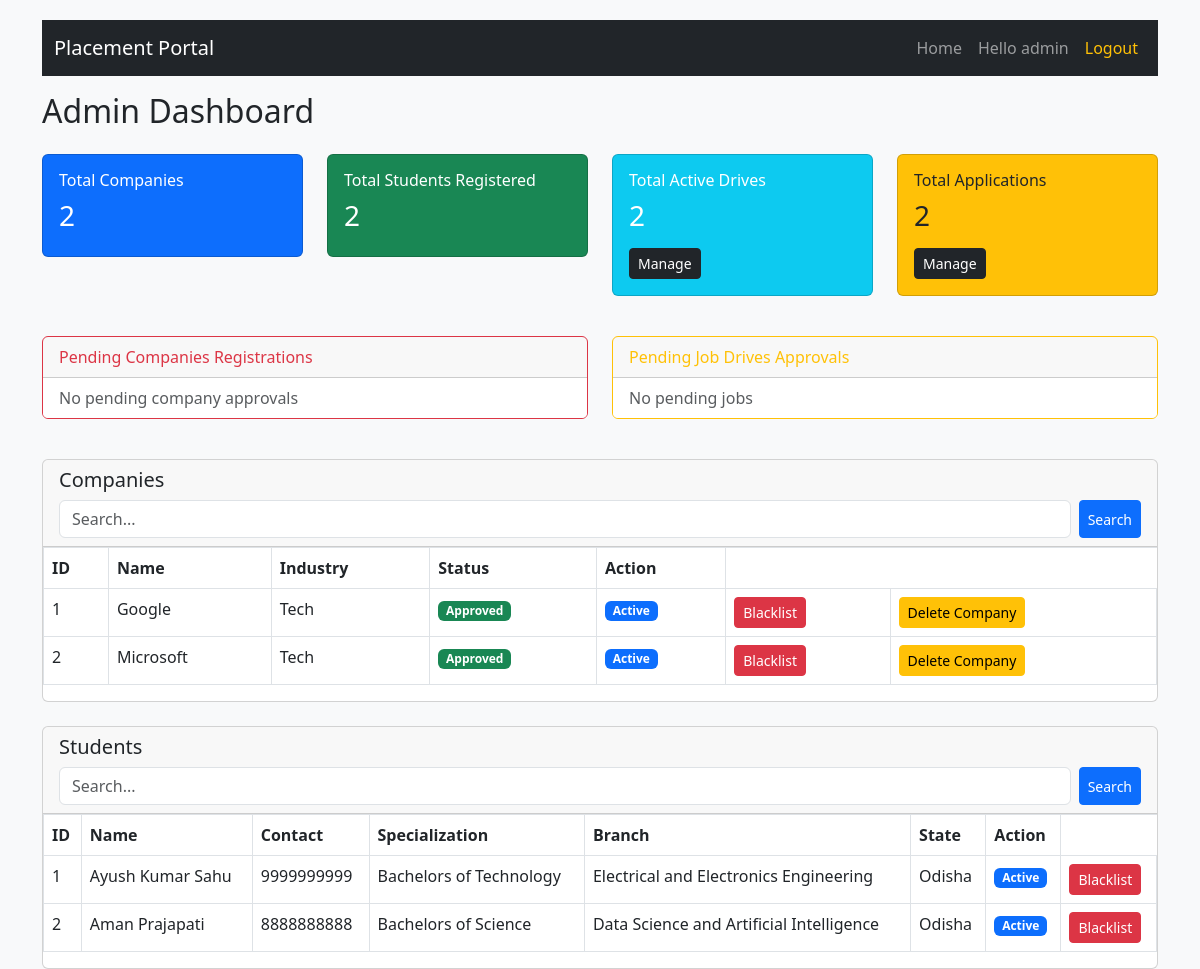
Page /admin (signed in) on the earlier database version.
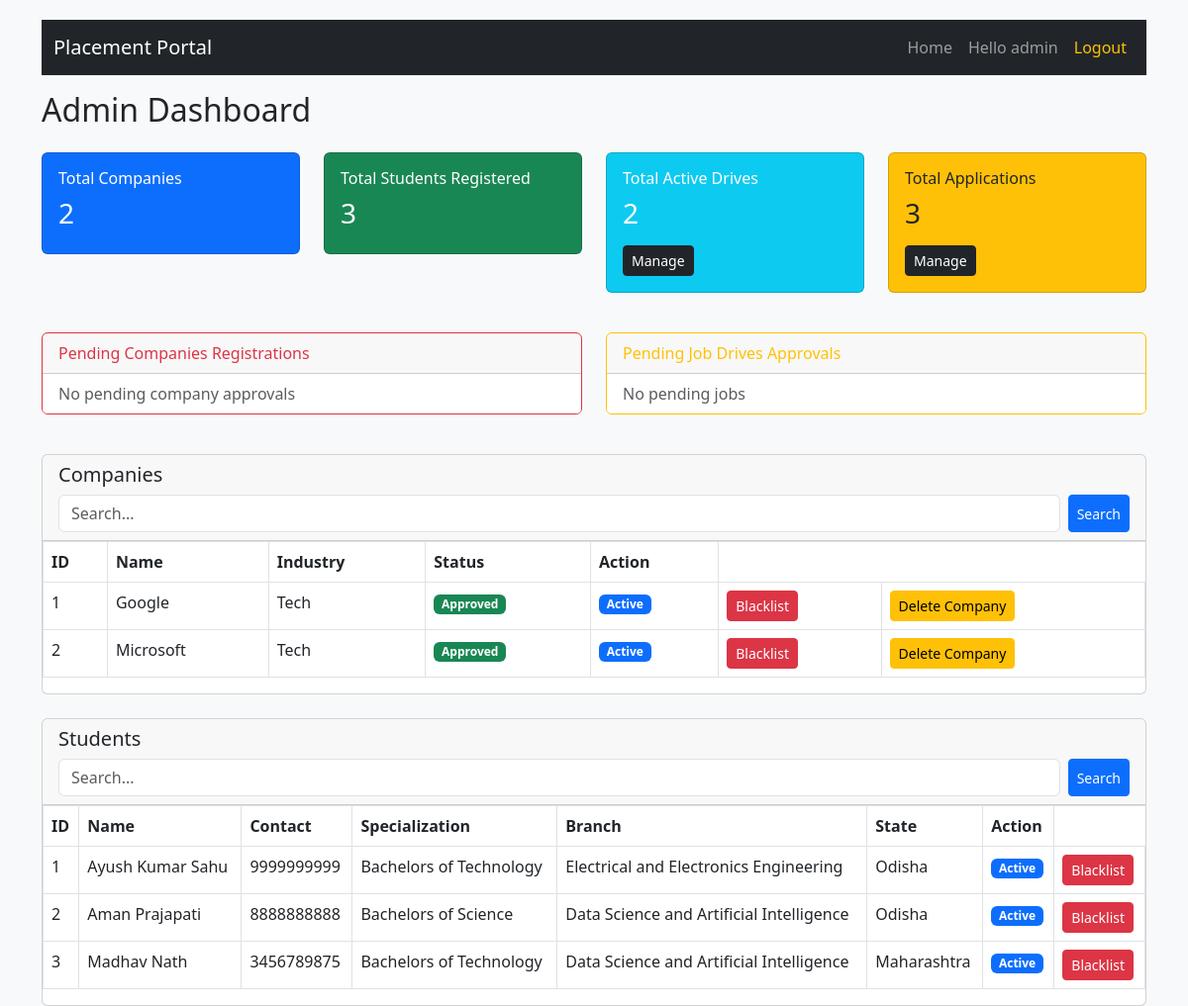
Same page on the later database version.
### database/models.py (models this page shows)
class User(db.Model, UserMixin):
    __tablename__ = 'user'
    id = db.Column(db.Integer, primary_key=True)
    username = db.Column(db.String(50), unique=True, nullable=False)
    hashedpassword = db.Column(db.String(length = 128), nullable=False)
    role = db.Column(db.String(20), nullable=False) # can be 'admin', 'company', 'student'
    status = db.Column(db.Boolean, default=True) # for blacklisitng purposes
    student_profile = db.relationship('Student', backref='user', uselist=False, cascade="all, delete-orphan")
    company_profile = db.relationship('Company', backref='user', uselist=False, cascade="all, delete-orphan")

class Company(db.Model):
    __tablename__ = 'company'
    id = db.Column(db.Integer, primary_key=True)
    user_id = db.Column(db.Integer, db.ForeignKey('user.id'), unique=True, nullable=False)
    company_name = db.Column(db.String(100), nullable=False)
    industry = db.Column(db.String(100),nullable = False)
    HRcontact = db.Column(db.String(10),nullable = False)
    approval = db.Column(db.Boolean, default=False) # Approval of the Admin for the company
    drives = db.relationship('Placements', backref='company', lazy=True, cascade="all, delete-orphan")

class Student(db.Model):
    __tablename__ = 'student'
    id = db.Column(db.Integer, primary_key=True)
    user_id = db.Column(db.Integer, db.ForeignKey('user.id'), unique=True, nullable=False)
    name = db.Column(db.String(100), nullable=False)
    contact = db.Column(db.String(20))
    education = db.Column(db.String(200))
    skills = db.Column(db.Text)
    resume = db.Column(db.String(255))
    college = db.Column(db.String(200))
    branch = db.Column(db.String(100))
    dob = db.Column(db.Date)
    country = db.Column(db.String(100))
    state = db.Column(db.String(100))
    address = db.Column(db.Text)
    applications = db.relationship('Application', backref='student', lazy=True, cascade="all, delete-orphan")

### routes/admin_mgmt.py (the view)
@app.route('/admin')
@login_required
@role_required('admin')
def admin_dashboard():
    totComp = models.Company.query.count()
    totStudent = models.Student.query.count()
    drivesCount = models.Placements.query.count()
    totapps = models.Application.query.count()
    p_comp = models.Company.query.filter_by(approval=False).all()
    p_jobs = models.Placements.query.filter_by(admin_approval=False).all()
    s = request.args.get('search_student', '')
    if s != '' and len(s) > 0:
        student_query = models.Student.query.join(models.User)
        filters = []
        filters.append(models.Student.name.ilike(f'%{s}%'))
        filters.append(models.Student.contact.ilike(f'%{s}%'))
        filters.append(models.Student.state.ilike(f'%{s}%'))
        filters.append(models.Student.branch.ilike(f'%{s}%'))
        filters.append(models.Student.education.ilike(f'%{s}%'))
        if s.isdigit():
            filters.append(models.Student.id ==  int(s))
        students = student_query.filter(or_(*filters)).all() # Combining all filters - oring them
    else:
        students =models.Student.query.all()
    search_comp = request.args.get('search_company', '')
    if search_comp  !=  '':
        company_query = models.Company.query.join(models.User)
        f_list = [
            models.Company.company_name.ilike(f'%{search_comp}%'),
            models.Company.industry.ilike(f'%{search_comp}%')
        ]
        companies =company_query.filter(or_(*f_list)).all()
    else:
        companies = models.Company.query.all()
    return render_template(
        'admin.html',
        total_companies=totComp,
        total_students=totStudent,
        total_drives=drivesCount,
        total_applications=totapps,
        pending_jobs=p_jobs,
        pending_comp=p_comp,
        students=students,
        companies=companies,
        search_student=s,
        search_company=search_comp
    )

### app.py (called while the page is built)
@login_manager.user_loader
def load_user(user_id):
    return models.User.query.get(int(user_id))

def role_required(*roles):
    def wrapper(fn):
        @wraps(fn)
        def decorated_view(*args,**kwargs):
            if not current_user.is_authenticated:
                return login_manager.unauthorized()
            if current_user.role not in roles:
                flash("You do not have permission to access this page", "danger")
                return redirect(url_for('login'))
            return fn(*args , **kwargs)
        return decorated_view
    return wrapper

### templates/admin.html
{% extends "base.html" %}
{% block content %}
<div class="d-flex justify-content-between mb-3">
    <h2>Admin Dashboard</h2>
</div>
<div class="row mb-4">
    <div class="col-md-3 mb-3">
        <div class="card bg-primary text-white">
            <div class="card-body">
                <h6>Total Companies</h6>
                <h3>{{ total_companies }}</h3>
            </div>
        </div>
    </div>
    <div class="col-md-3 mb-3">
        <div class="card bg-success text-white">
            <div class="card-body">
                <h6>Total Students Registered</h6>
                <h3>{{ total_students }}</h3>
            </div>
        </div>
    </div>
    <div class="col-md-3 mb-3">
        <div class="card bg-info text-white">
            <div class="card-body">
                <h6>Total Active Drives</h6>
                <h3>{{ total_drives }}</h3>
                <a href="{{ url_for('admin_drives') }}" class="btn btn-dark btn-sm mt-2">Manage</a>
            </div>
        </div>
    </div>
    <div class="col-md-3 mb-3">
        <div class="card bg-warning">
            <div class="card-body">
                <h6>Total Applications</h6>
                <h3>{{ total_applications }}</h3>
                <a href="{{ url_for('admin_applications') }}" class="btn btn-dark btn-sm mt-2">Manage</a>
            </div>
        </div>
    </div>
</div>
<div class="row mb-4">
    <div class="col-md-6 mb-3">
        <div class="card border-danger">
            <div class="card-header text-danger">
                Pending Companies Registrations
            </div>
            <ul class="list-group list-group-flush">
                {% if pending_comp %}
                    {% for comp in pending_comp %}
                    <li class="list-group-item d-flex justify-content-between">
                        <div>
                            <b>{{comp.company_name }}</b><br>
                            <small>{{ comp.industry }}</small>
                        </div>
                        <div>
                            <a href="{{ url_for('approve_company', company_id=comp.id) }}" class="btn btn-success btn-sm">Approve</a>
                            <a href="{{ url_for('reject_company', company_id=comp.id) }}" class="btn btn-danger btn-sm">Reject</a>
                        </div>
                    </li>
                    {% endfor %}
                {% else %}
                    <li class="list-group-item text-muted">No pending company approvals</li>
                {% endif %}
            </ul>
        </div>
    </div>
    <div class="col-md-6 mb-3">
        <div class="card border-warning">
            <div class="card-header text-warning">
                Pending Job Drives Approvals
            </div>
            <ul class="list-group list-group-flush">
                {% if pending_jobs %}
                    {% for job in pending_jobs %}
                    <li class="list-group-item d-flex justify-content-between">
                        <div>
                            <b>{{ job.title }}</b><br>
                            <small>{{ job.company.company_name }}</small>
                        </div>
                        <div>
                            <a href="{{ url_for('approve_job', job_id=job.id) }}" class="btn btn-success btn-sm">Approve</a>
                            <a href="{{ url_for('reject_job', job_id=job.id) }}" class="btn btn-danger btn-sm">Reject</a>
                        </div>
                    </li>
                    {% endfor %}
                {% else %}
                    <li class="list-group-item text-muted">No pending jobs</li>
                {% endif %}
            </ul>
        </div>
    </div>
</div>
<div class="card mb-4">
    <div class="card-header">
        <h5>Companies</h5>
        <form method="GET" action="{{ url_for('admin_dashboard') }}" class="d-flex mt-2">
            <input type="text" name="search_company" class="form-control me-2" placeholder="Search..." value="{{ search_company }}">
            <button class="btn btn-primary btn-sm">Search</button>
        </form>
    </div>
    <div class="table-responsive">
        <table class="table table-bordered">
            <tr>
                <th>ID</th>
                <th>Name</th>
                <th>Industry</th>
                <th>Status</th>
                <th>Action</th>
            </tr>
            {% for comp in companies %}
            <tr>
                <td>{{ comp.id }}</td>
                <td>{{comp.company_name }}</td>
                <td>{{ comp.industry }}</td>
                <td>
                    {% if comp.approval %}
                        <span class="badge bg-success">Approved</span>
                    {% else %}
                        <span class="badge bg-warning">Pending</span>
                    {% endif %}
                </td>
                    <td>
                        {% if comp.user.status %}
                            <span class="badge bg-primary">Active</span>
                        {% else %}
                            <span class="badge bg-danger">Blacklisted</span>
                        {% endif %}
                    </td>
                    <td>
                        {% if comp.user.status %}
                            <a href="{{ url_for('toggle_user_status', user_id=comp.user_id) }}" class="btn btn-danger btn-sm">Blacklist</a>
                        {% else %}
                            <a href="{{ url_for('toggle_user_status', user_id=comp.user_id) }}" class="btn btn-success btn-sm">Reactivate</a>
                        {% endif %}
                    </td>
                    <td>
                        <a href="{{ url_for('delete_company_byadmin', user_id=comp.user_id) }}" class="btn btn-warning btn-sm">Delete Company</a>
                    </td>
            </tr>
            {% endfor %}
        </table>
    </div>
</div>
<div class="card">
    <div class="card-header">
        <h5>Students</h5>
        <form method="GET" action="{{ url_for('admin_dashboard') }}" class="d-flex mt-2">
            <input type="text" name="search_student" class="form-control me-2" placeholder="Search..." value="{{ search_student }}">
            <button class="btn btn-primary btn-sm">Search</button>
        </form>
    </div>
    <div class="table-responsive">
        <table class="table table-bordered">
            <tr>
                <th>ID</th>
                <th>Name</th>
                <th>Contact</th>
                <th>Specialization</th>
                <th>Branch</th>
                <th>State</th>
                <th>Action</th>
            </tr>
            {% for student in students %}
            <tr>
                <td>{{ student.id }}</td>
                <td>{{ student.name }}</td>
                <td>{{student.contact }}</td>
                <td>{{ student.education }}</td>
                <td>{{ student.branch}}</td>
                <td>{{ student.state}}</td>
                <td>
                    {% if student.user.status %}
                            <span class="badge bg-primary">Active</span>
                    {% else %}
                            <span class="badge bg-danger">Blacklisted</span>
                    {% endif %}
                </td>
                <td>
                    {% if student.user.status %}
                            <a href="{{ url_for('toggle_user_status', user_id=student.user_id) }}" class="btn btn-danger btn-sm">Blacklist</a>
                    {% else %}
                            <a href="{{ url_for('toggle_user_status', user_id=student.user_id) }}" class="btn btn-success btn-sm">Reactivate</a>
                    {% endif %}
                </td>
            </tr>
            {% endfor %}
        </table>
    </div>
</div>
{% endblock %}

### templates/base.html (shortened to what this page needs)
<!DOCTYPE html>
<html lang="en">
<head>
    <link href="https://cdn.jsdelivr.net/npm/bootstrap@5.3.0/dist/css/bootstrap.min.css" rel="stylesheet">
</head>
<body>
<div class="container">
    <nav class="navbar navbar-expand-lg navbar-dark bg-dark mb-3">
        <div class="container-fluid">
            <a class="navbar-brand" href="{{ url_for('home') }}">Placement Portal</a>
            <div class="collapse navbar-collapse" id="navbarMenu">
                <ul class="navbar-nav ms-auto">
                    <li class="nav-item">
                        <a class="nav-link" href="{{ url_for('home') }}">Home</a>
                    </li>
                    {% if current_user.is_authenticated %}
                        <li class="nav-item">
                            <span class="nav-link">Hello {{ current_user.username }}</span>
                        </li>
                        <li class="nav-item">
                            <a class="nav-link text-warning" href="{{ url_for('logout') }}">Logout</a>
                        </li>
                    {% endif %}
                </ul>
            </div>
        </div>
    </nav>
    <div class="mt-2">
        {% block content %}{% endblock %}
    </div>
</div>
</body>
</html>

### templates/base.html (style rules this page uses)
body { margin-top: 20px; background-color: #f8f9fa; }

Differences in the rows shown:
added Student: id "3", name "Madhav Nath", contact "3456789875", education "Bachelors of Technology", branch "Data Science and Artificial Intelligence", state "Maharashtra"
Other differences:
{{ total_students }}: "2" → "3"
{{ total_applications }}: "2" → "3"
